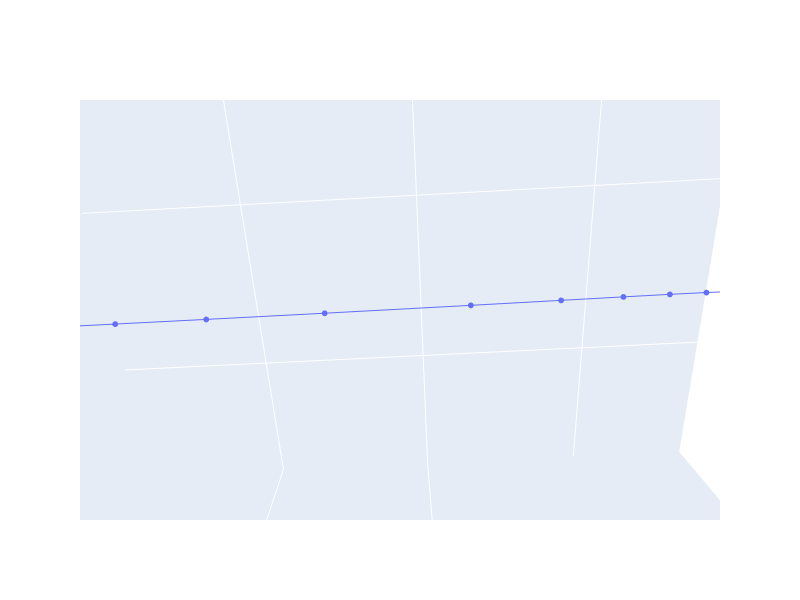

This figure's notebook cell:
### Code cell
# TEMP: Round off small decimals so Plotly can plot equal ratios nicely :(
# TODO: Maybe find a nicer solution?
# soln.y = np.round(soln.y, 5)

fig = go.Figure()
fig.add_trace(go.Scatter3d(
    x = soln.y[0, :],
    y = soln.y[1, :],
    z = soln.y[2, :],
    marker=dict(size=2)
))

mins = np.min(soln.y[0:3, :], axis=1)
maxs = np.max(soln.y[0:3, :], axis=1)
lims = np.array([mins, maxs]).T
ranges = maxs - mins
midpoints = np.atleast_2d(np.mean(lims, axis=1)).T
max_range = np.max(ranges)

new_ranges = midpoints + np.array([
    [-max_range, max_range],
    [-max_range, max_range],
    [-max_range, max_range]
])

fig.update_layout(
    scene=dict(
        aspectmode='manual',
        xaxis=dict(range=new_ranges[0, :]),
        yaxis=dict(range=new_ranges[1, :]),
        zaxis=dict(range=new_ranges[2, :])
    ),
    height=600,
    width=800,
)
fig.show()

### Figure 1 — Plotly figure (JSON) as saved in the notebook; plotly's stock layout.template omitted (floating-point values rounded to 4 significant figures)
{"data": [{"marker": {"size": 2}, "type": "scatter3d", "x": [0, 0.05145, 0.1276, 0.2324, 0.3677, 0.5337, 0.636, 0.7068, 0.7597, 0.8016, 0.836, 0.8675, 0.8909, 0.9049, 0.9066, 0.9019, 0.8979], "y": [0, 1.541e-11, 2.891e-09, 1.216e-07, 2.322e-06, 2.978e-05, 0.0001172, 0.0003007, 0.0006254, 0.001153, 0.001968, 0.003342, 0.005175, 0.007023, 0.007327, 0.006042, 0.00483], "z": [0, 6.453e-06, 6.711e-05, 0.0003269, 0.001096, 0.00291, 0.004639, 0.006216, 0.007667, 0.009037, 0.01038, 0.0119, 0.01346, 0.01517, 0.01654, 0.01757, 0.01807]}], "layout": {"height": 600, "scene": {"aspectmode": "auto", "aspectratio": {"x": 1, "y": 1, "z": 1}, "camera": {"center": {"x": 0, "y": 0, "z": 0}, "eye": {"x": 0.006038, "y": -0.1125, "z": -0.301}, "projection": {"type": "perspective"}, "up": {"x": 0, "y": 0, "z": 1}}, "xaxis": {"range": [-0.4533, 1.36], "type": "linear"}, "yaxis": {"range": [-0.9029, 0.9103], "type": "linear"}, "zaxis": {"range": [-0.8976, 0.9156], "type": "linear"}}, "width": 800}}
